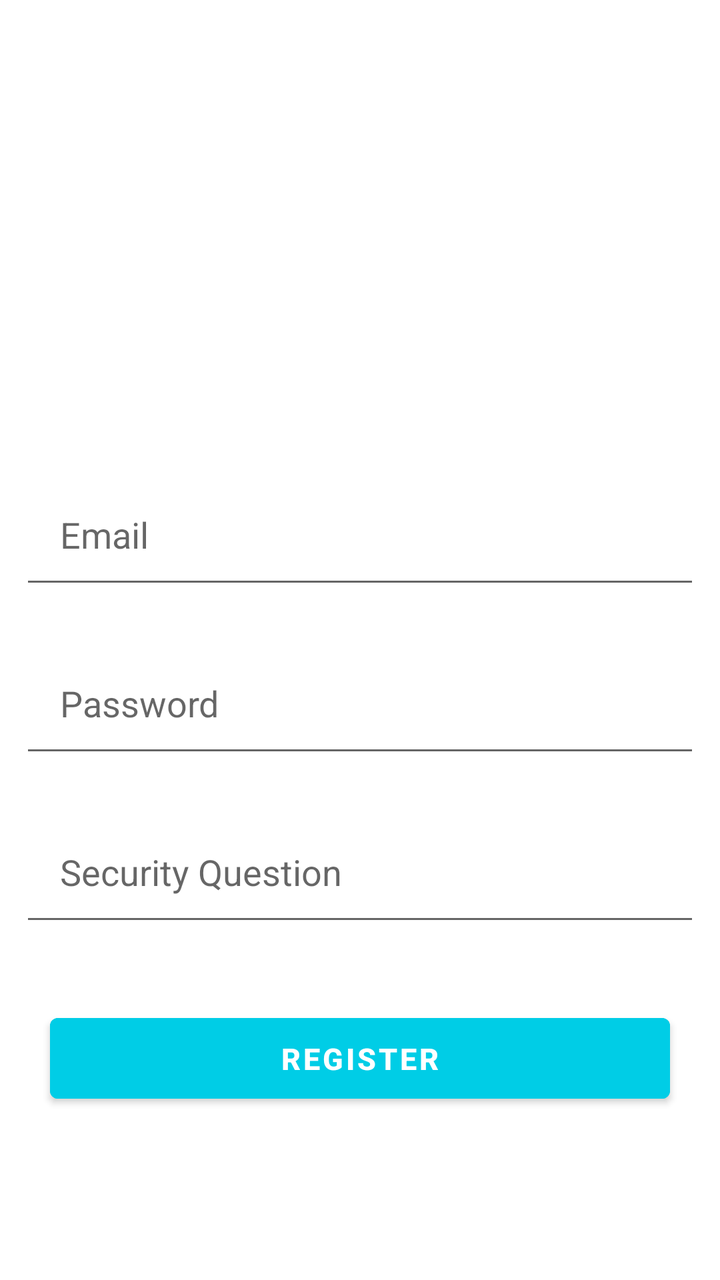
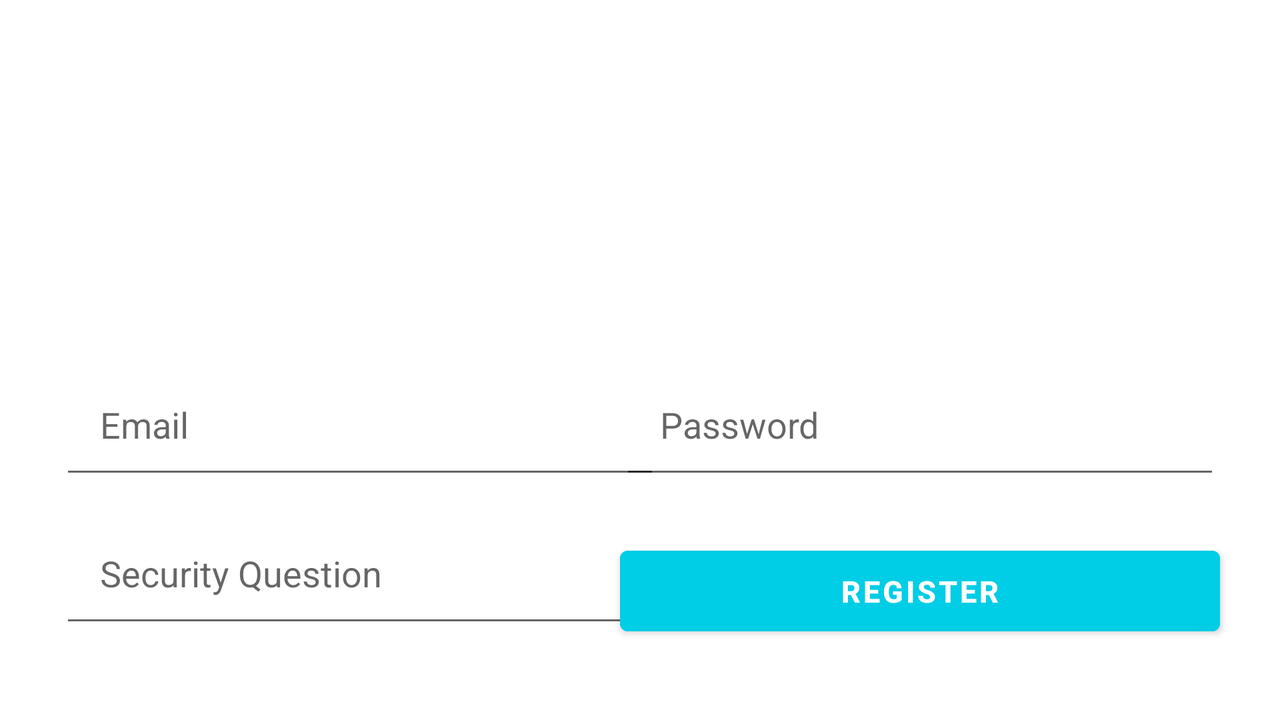

One screen, two layout resources from the same app: the default and the repository's alternative for another configuration. Each is rendered where Android would select it; the XML of both is given below.
<!-- AndroidManifest.xml: application theme Theme.TermProject -->
<!-- res/layout/activity_register_page.xml -->
<?xml version="1.0" encoding="utf-8"?>
<RelativeLayout xmlns:android="http://schemas.android.com/apk/res/android"
    xmlns:app="http://schemas.android.com/apk/res-auto"
    xmlns:tools="http://schemas.android.com/tools"
    android:layout_width="match_parent"
    android:layout_height="match_parent"
    tools:context=".RegisterPage">

    <ImageView
        android:layout_width="175dp"
        android:layout_height="175dp"
        android:id="@+id/userimg"
        android:src="@drawable/coloruser_background"
        android:layout_centerHorizontal="true"
        android:layout_margin="25dp" />

    <EditText
        android:layout_width="match_parent"
        android:layout_height="wrap_content"
        android:id="@+id/regemail"
        android:layout_below="@+id/userimg"
        android:hint="Email"
        android:textColor="@color/black"
        android:layout_margin="10dp"
        android:padding="20dp"
        />

    <EditText
        android:layout_width="match_parent"
        android:layout_height="wrap_content"
        android:id="@+id/regpassword"
        android:layout_below="@+id/regemail"
        android:hint="Password"
        android:textColor="@color/black"
        android:layout_margin="10dp"
        android:padding="20dp"
        />

    <EditText
        android:layout_width="match_parent"
        android:layout_height="wrap_content"
        android:id="@+id/regsecurity"
        android:layout_below="@+id/regpassword"
        android:hint="Security Question"
        android:textColor="@color/black"
        android:layout_margin="10dp"
        android:padding="20dp"
        />


    <com.google.android.material.button.MaterialButton
        android:layout_width="match_parent"
        android:layout_height="wrap_content"
        android:id="@+id/createaccountnt"
        android:text="Register"
        android:textColor="@color/white"
        android:textStyle="bold"
        android:textSize="15dp"
        android:backgroundTint="@color/bgcolor"
        android:layout_margin="25dp"
        android:padding="10dp"
        android:layout_below="@+id/regsecurity"/>

</RelativeLayout>
<!-- resources referenced by this layout -->
<resources>
  <color name="bgcolor">#00CDE6</color>
  <color name="black">#FF000000</color>
  <color name="white">#FFFFFFFF</color>
  <style name="Theme.TermProject" parent="Theme.MaterialComponents.DayNight.NoActionBar">
          
          <item name="colorPrimary">@color/purple_500</item>
          <item name="colorPrimaryVariant">@color/purple_700</item>
          <item name="colorOnPrimary">@color/white</item>
          
          <item name="colorSecondary">@color/teal_200</item>
          <item name="colorSecondaryVariant">@color/teal_700</item>
          <item name="colorOnSecondary">@color/black</item>
          
          <item name="android:statusBarColor" tools:targetApi="l">?attr/colorPrimaryVariant</item>
          
      </style>
  <color name="purple_500">#FF6200EE</color>
  <color name="purple_700">#FF3700B3</color>
  <color name="teal_200">#FF03DAC5</color>
  <color name="teal_700">#FF018786</color>
</resources>
<!-- res/layout-land/activity_register_page.xml (the repository's variant of the layout above) -->
<!-- drawn on the phone turned sideways -->
<?xml version="1.0" encoding="utf-8"?>
<RelativeLayout xmlns:android="http://schemas.android.com/apk/res/android"
    xmlns:app="http://schemas.android.com/apk/res-auto"
    xmlns:tools="http://schemas.android.com/tools"
    android:layout_width="match_parent"
    android:layout_height="match_parent"
    tools:context=".RegisterPage">

    <ImageView
        android:id="@+id/userimg"
        android:layout_width="120dp"
        android:layout_height="120dp"
        android:layout_centerHorizontal="true"
        android:layout_marginStart="25dp"
        android:layout_marginTop="25dp"
        android:layout_marginEnd="25dp"
        android:layout_marginBottom="25dp"
        android:src="@drawable/coloruser_background" />

    <EditText
        android:layout_width="300dp"
        android:layout_height="wrap_content"
        android:id="@+id/regemail"
        android:layout_below="@+id/userimg"
        android:hint="Email"
        android:textColor="@color/black"
        android:layout_marginLeft="30dp"
        android:layout_marginTop="10dp"
        android:padding="20dp"
        />

    <EditText
        android:id="@+id/regpassword"
        android:layout_width="300dp"
        android:layout_height="wrap_content"
        android:layout_below="@+id/userimg"
        android:layout_alignParentRight="true"
        android:layout_marginRight="30dp"
        android:hint="Password"
        android:padding="20dp"
        android:layout_marginTop="10dp"
        android:textColor="@color/black" />

    <EditText
        android:id="@+id/regsecurity"
        android:layout_width="300dp"
        android:layout_height="wrap_content"
        android:layout_below="@+id/regpassword"
        android:layout_alignParentLeft="true"
        android:layout_marginLeft="30dp"
        android:layout_marginTop="10dp"
        android:hint="Security Question"
        android:padding="20dp"
        android:textColor="@color/black" />


    <com.google.android.material.button.MaterialButton
        android:id="@+id/createaccountnt"
        android:layout_width="300dp"
        android:layout_height="wrap_content"
        android:layout_alignParentRight="true"
        android:layout_marginRight="30dp"
        android:layout_marginTop="25dp"
        android:backgroundTint="@color/bgcolor"
        android:layout_below="@+id/regpassword"
        android:padding="10dp"
        android:text="Register"
        android:textColor="@color/white"
        android:textSize="15dp"
        android:textStyle="bold" />

</RelativeLayout>
